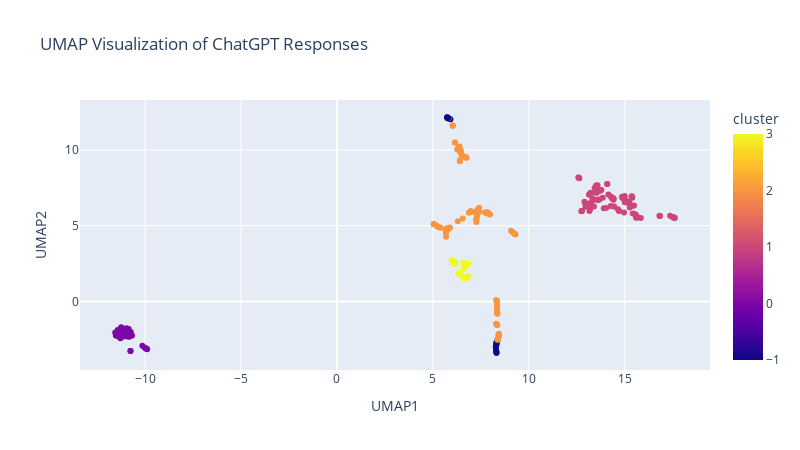

Source (notebook cell):
### Code cell
# Prepare hover text
df['hover_text'] = 'Subreddit: ' + df['Topic'] + '<br>' + 'Cluster Summary: ' + df['Summary']

# Plot using Plotly
fig = px.scatter(
    df,
    x='UMAP1',
    y='UMAP2',
    color='cluster',  # Use color based on Topic (In this case Subreddit)
    hover_name='hover_text',  # Use custom hover text
    title='UMAP Visualization of ChatGPT Responses',
    width=800,
    height=450
)

fig.show()

### Figure 1 — Plotly figure (JSON) as saved in the notebook; plotly's stock layout.template omitted (floating-point values rounded to 4 significant figures; data arrays with more than 128 entries replaced by an {"elided": "..."} marker saying what was removed)
{"data": [{"hovertemplate": "<b>%{hovertext}</b><br><br>UMAP1=%{x}<br>UMAP2=%{y}<br>cluster=%{marker.color}<extra></extra>", "hovertext": {"elided": "254 str values"}, "legendgroup": "", "marker": {"color": {"elided": "254 int values"}, "coloraxis": "coloraxis", "symbol": "circle"}, "mode": "markers", "name": "", "orientation": "v", "showlegend": false, "type": "scatter", "x": {"elided": "254 float values"}, "xaxis": "x", "y": {"elided": "254 float values"}, "yaxis": "y"}], "layout": {"coloraxis": {"colorbar": {"title": {"text": "cluster"}}, "colorscale": [[0, "#0d0887"], [0.1111, "#46039f"], [0.2222, "#7201a8"], [0.3333, "#9c179e"], [0.4444, "#bd3786"], [0.5556, "#d8576b"], [0.6667, "#ed7953"], [0.7778, "#fb9f3a"], [0.8889, "#fdca26"], [1, "#f0f921"]]}, "height": 450, "legend": {"tracegroupgap": 0}, "title": {"text": "UMAP Visualization of ChatGPT Responses"}, "width": 800, "xaxis": {"anchor": "y", "domain": [0, 1], "title": {"text": "UMAP1"}}, "yaxis": {"anchor": "x", "domain": [0, 1], "title": {"text": "UMAP2"}}}}
